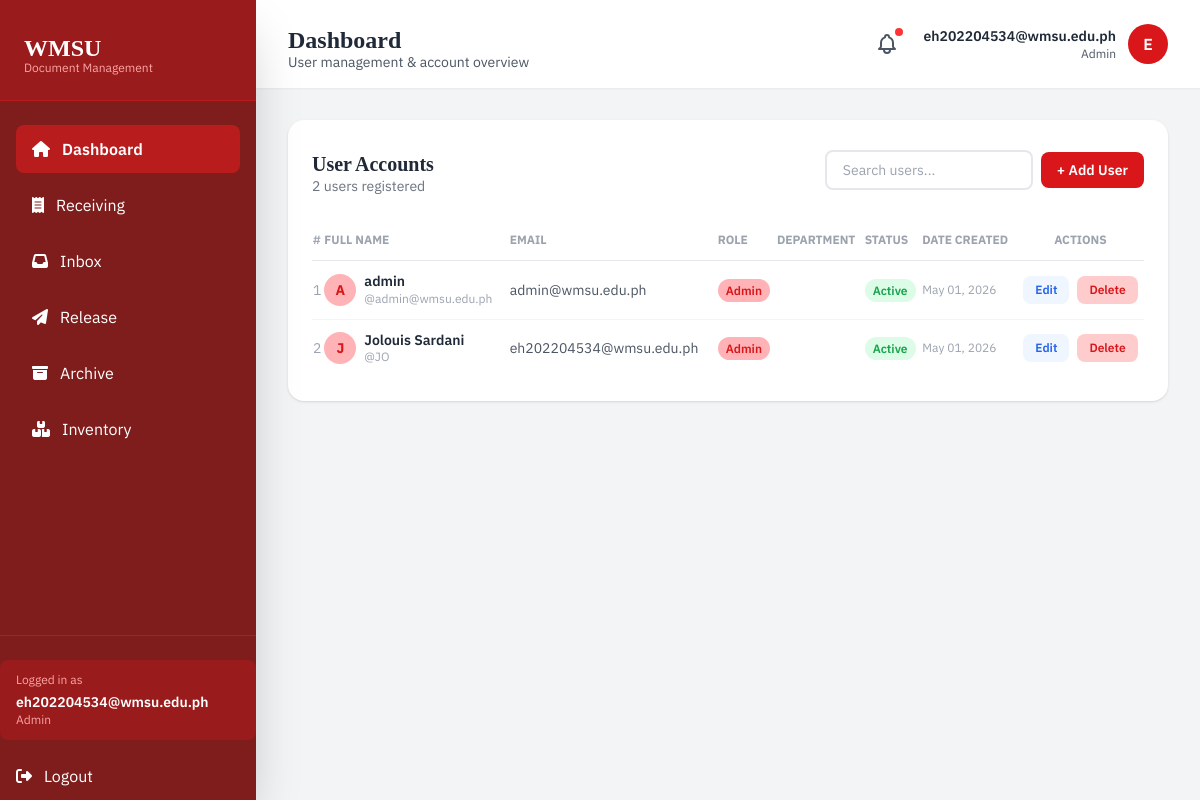
The app's page /dashboard/dashboard.php (signed in) with its own data.
### tables this page shows
CREATE TABLE `users` (
  `id` int(11) NOT NULL,
  `username` varchar(100) NOT NULL,
  `email` varchar(255) NOT NULL,
  `password_hash` varchar(255) NOT NULL,
  `full_name` varchar(255) NOT NULL,
  `role` enum('Admin','Staff','Faculty','Employee') DEFAULT 'Staff',
  `department` varchar(100) DEFAULT NULL,
  `position` varchar(100) DEFAULT NULL,
  `is_active` tinyint(1) DEFAULT 1,
  `created_at` timestamp NOT NULL DEFAULT current_timestamp(),
  `updated_at` timestamp NOT NULL DEFAULT current_timestamp() ON UPDATE current_timestamp(),
  `last_login` datetime DEFAULT NULL
);

### dashboard/dashboard.php (the view, shortened to what this page needs)
<?php
$pdo = getPDO();
function getInitialsFromEmail($email) {
    $namePart = explode('@', $email)[0];
    $parts    = preg_split('/[._-]/', $namePart);
    $initials = '';
    foreach ($parts as $part) {
        if (!empty($part)) $initials .= strtoupper(substr($part, 0, 1));
    }
    return $initials ?: strtoupper(substr($email, 0, 1)) ?: 'U';
}
$user_email        = $_SESSION['user_email'] ?? '';
$user_initials     = getInitialsFromEmail($user_email);
$user_role         = $_SESSION['user_role']  ?? 'user';
$user_role_display = ucfirst($user_role);
$users = $pdo->query("
    SELECT id, username, email, full_name, role, department, position, is_active, created_at
    FROM users ORDER BY created_at DESC
")->fetchAll();
?>
<!DOCTYPE html>
<html lang="en">
<head>
    <script src="https://cdn.tailwindcss.com"></script>
</head>
<body class="bg-gray-100">
    <?php $active_page = 'dashboard'; include __DIR__ . '/../sidebar/sidebar.php'; ?>
    <main class="lg:ml-64 min-h-screen">
        <header class="bg-white shadow-sm sticky top-0 z-20">
            <div class="px-4 sm:px-6 lg:px-8 py-4">
                <div class="flex items-center justify-between">
                    <div class="flex items-center gap-3 min-w-0">
                        <div class="min-w-0">
                            <h2 class="text-xl sm:text-2xl font-bold text-gray-800 font-main truncate">Dashboard</h2>
                            <p class="hidden sm:block text-sm text-gray-600 mt-1 font-secondary">User management &amp; account overview</p>
                        </div>
                    </div>
                    <div class="flex items-center space-x-4">
                        <button class="relative p-2 text-gray-600 hover:text-crimson-700 transition duration-200">
                            <span class="absolute top-1 right-1 w-2 h-2 bg-crimson-600 rounded-full"></span>
                        </button>
                        <div class="flex items-center space-x-3">
                            <div class="hidden sm:block text-right">
                                <p class="text-sm font-semibold text-gray-800 font-secondary"><?= htmlspecialchars($user_email ?: 'Guest User') ?></p>
                                <p class="text-xs text-gray-600 font-secondary"><?= htmlspecialchars($user_role_display) ?></p>
                            </div>
                            <div class="w-10 h-10 bg-crimson-700 rounded-full flex items-center justify-center">
                                <span class="text-white font-semibold font-secondary"><?= htmlspecialchars($user_initials) ?></span>
                            </div>
                        </div>
                    </div>
                </div>
            </div>
        </header>
        <div class="px-4 sm:px-6 lg:px-8 py-8">
            <div class="bg-white rounded-2xl shadow p-6">
                <div class="flex flex-col sm:flex-row sm:items-center justify-between gap-3 mb-6">
                    <div>
                        <h3 class="text-xl font-bold text-gray-800 font-main">User Accounts</h3>
                        <p class="text-sm text-gray-500 font-secondary mt-1"><?= count($users) ?> users registered</p>
                    </div>
                    <div class="flex items-center gap-2 w-full sm:w-auto">
                        <input type="text" id="searchInput" placeholder="Search users..." oninput="filterTable()"
                            class="flex-1 sm:w-52 px-4 py-2 border-2 border-gray-200 rounded-lg text-sm focus:outline-none focus:border-crimson-700 focus:ring-2 focus:ring-crimson-200 transition duration-200 font-secondary">
                        <button onclick="openModal('addModal')"
                            class="flex-shrink-0 bg-crimson-700 hover:bg-crimson-800 text-white px-4 py-2 rounded-lg transition duration-200 text-sm font-semibold font-secondary">
                            + Add User
                        </button>
                    </div>
                </div>
                <div class="overflow-x-auto">
                    <table class="w-full text-sm min-w-[700px]" id="usersTable">
                        <thead class="text-gray-400 uppercase text-xs border-b font-secondary">
                            <tr>
                                <th class="py-3 text-left">#</th>
                                <th class="py-3 text-left">Full Name</th>
                                <th class="py-3 text-left">Email</th>
                                <th class="py-3 text-left">Role</th>
                                <th class="py-3 text-left">Department</th>
                                <th class="py-3 text-left">Status</th>
                                <th class="py-3 text-left">Date Created</th>
                                <th class="py-3 text-center">Actions</th>
                            </tr>
                        </thead>
                        <tbody class="text-gray-600 divide-y divide-gray-100 font-secondary" id="usersTableBody">
                            <?php foreach ($users as $i => $u): ?>
                            <tr class="hover:bg-gray-50 user-row<?= $i >= 5 ? ' table-extra-row hidden' : '' ?>"
                                data-search="<?= strtolower(htmlspecialchars($u['full_name'] . ' ' . $u['email'] . ' ' . ($u['department'] ?? ''))) ?>">
                                <td class="py-3 text-gray-400"><?= $i + 1 ?></td>
                                <td class="py-3">
                                    <div class="flex items-center gap-2">
                                        <div class="w-8 h-8 rounded-full bg-crimson-100 text-crimson-700 flex items-center justify-center font-bold text-sm shrink-0">
                                            <?= strtoupper($u['full_name'][0] ?? '?') ?>
                                        </div>
                                        <div>
                                            <p class="font-semibold text-gray-800 leading-tight"><?= htmlspecialchars($u['full_name']) ?></p>
                                            <p class="text-xs text-gray-400">@<?= htmlspecialchars($u['username']) ?></p>
                                        </div>
                                    </div>
                                </td>
                                <td class="py-3"><?= htmlspecialchars($u['email']) ?></td>
                                <td class="py-3">
                                    <?php
                                    $rc = ['Admin'=>'bg-crimson-100 text-crimson-700','Staff'=>'bg-blue-100 text-blue-600','Faculty'=>'bg-purple-100 text-purple-600','Employee'=>'bg-amber-100 text-amber-700'][$u['role']] ?? 'bg-gray-100 text-gray-600';
                                    ?>
                                    <span class="px-2 py-1 text-xs rounded-full font-semibold <?= $rc ?>"><?= htmlspecialchars($u['role']) ?></span>
                                </td>
                                <td class="py-3 text-gray-500"><?= htmlspecialchars($u['department'] ?? '—') ?></td>
                                <td class="py-3">
                                    <span class="px-2 py-1 text-xs rounded-full font-semibold <?= $u['is_active'] ? 'bg-green-100 text-green-600' : 'bg-gray-200 text-gray-500' ?>">
                                        <?= $u['is_active'] ? 'Active' : 'Inactive' ?>
                                    </span>
                                </td>
                                <td class="py-3 text-gray-400 text-xs"><?= date('M d, Y', strtotime($u['created_at'])) ?></td>
                                <td class="py-3">
                                    <div class="flex items-center justify-center gap-2">
                                        <button onclick="openEditModal(<?= $u['id'] ?>,'<?= htmlspecialchars($u['username'],ENT_QUOTES) ?>','<?= htmlspecialchars($u['email'],ENT_QUOTES) ?>','<?= htmlspecialchars($u['full_name'],ENT_QUOTES) ?>','<?= htmlspecialchars($u['role'],ENT_QUOTES) ?>','<?= htmlspecialchars($u['department']??'',ENT_QUOTES) ?>','<?= htmlspecialchars($u['position']??'',ENT_QUOTES) ?>',<?= $u['is_active'] ? 'true':'false' ?>)"
                                            class="px-3 py-1.5 text-xs font-semibold bg-blue-50 text-blue-600 hover:bg-blue-100 rounded-lg transition font-secondary">Edit</button>
                                        <button onclick="openDeleteModal(<?= $u['id'] ?>,'<?= htmlspecialchars($u['full_name'],ENT_QUOTES) ?>')"
                                            class="px-3 py-1.5 text-xs font-semibold bg-crimson-50 text-crimson-700 hover:bg-crimson-100 rounded-lg transition font-secondary">Delete</button>
                                    </div>
                                </td>
                            </tr>
                            <?php endforeach; ?>
                        </tbody>
                    </table>
                </div>
            </div>
        </div>
    </main>
</body>
</html>

### sidebar/sidebar.php (shortened to what this page needs)
<?php
$base = '/WMSU-Receive-System/';
$current_page = basename($_SERVER['PHP_SELF']);
$current_dir  = basename(dirname($_SERVER['PHP_SELF']));
if (!isset($inbox_unread) && !empty($_SESSION['user_email'])) {
    if (function_exists('getPDO')) {
        try {
            $pdo_sidebar = getPDO();
            $s = $pdo_sidebar->prepare(
                "SELECT COUNT(*) FROM document_recipients
                 WHERE recipient_email = ? AND status IN ('Pending', 'Sent')"
            );
            $s->execute([$_SESSION['user_email']]);
            $inbox_unread = (int) $s->fetchColumn();
        } catch (Exception $e) {
            $inbox_unread = 0;
        }
    } else {
        $inbox_unread = 0;
    }
}
function navLink($href, $icon, $label, $matchPage, $matchDir = '') {
    global $current_page, $current_dir;
    $isActive = ($current_page === $matchPage) || ($matchDir && $current_dir === $matchDir);
    $classes = $isActive
        ? 'bg-red-700 font-semibold'
        : 'hover:bg-red-800';
    return "
        <a href=\"{$href}\" class=\"flex items-center px-4 py-3 rounded-lg transition-colors {$classes}\">
            <span class=\"mr-3\"><i class=\"fa-solid {$icon}\"></i></span> {$label}
        </a>
    ";
}
function inboxNavLink($href, $matchPage) {
    global $current_page, $inbox_unread;
    $isActive = ($current_page === $matchPage);
    $classes  = $isActive ? 'bg-red-700 font-semibold' : 'hover:bg-red-800';
    $badge = (!empty($inbox_unread) && $inbox_unread > 0)
        ? '<span class="ml-auto bg-white text-red-900 text-xs font-bold rounded-full min-w-[20px] h-5 flex items-center justify-center px-1.5 leading-none">'
          . ($inbox_unread > 99 ? '99+' : $inbox_unread)
          . '</span>'
        : '';
    return "
        <a href=\"{$href}\" class=\"flex items-center px-4 py-3 rounded-lg transition-colors {$classes}\">
            <span class=\"mr-3\"><i class=\"fa-solid fa-inbox\"></i></span>
            Inbox
            {$badge}
        </a>
    ";
}
?>
<aside id="sidebar" class="fixed top-0 left-0 h-full w-64 bg-red-900 text-white flex flex-col justify-between shadow-2xl z-40 -translate-x-full lg:translate-x-0 transition-transform duration-300">
    <div class="bg-red-800 px-6 py-6 border-b border-red-700">
        <h1 class="text-2xl font-bold">WMSU</h1>
        <p class="text-xs text-red-300 mt-1">Document Management</p>
    </div>
    <nav class="px-4 py-6 flex-1">
        <ul class="space-y-2">
            <li>
                <?= navLink($base . 'dashboard/dashboard.php', 'fa-house', 'Dashboard', 'dashboard.php', 'dashboard') ?>
            </li>
            <li>
                <?= navLink($base . 'pages/receiving.php', 'fa-receipt', 'Receiving', 'receiving.php') ?>
            </li>
            <li>
                <?= inboxNavLink($base . 'pages/inbox.php', 'inbox.php') ?>
            </li>
            <li>
                <?= navLink($base . 'pages/release.php', 'fa-paper-plane', 'Release', 'release.php') ?>
            </li>
            <li>
                <?= navLink($base . 'archive.php', 'fa-archive', 'Archive', 'archive.php') ?>
            </li>
            <li>
                <?= navLink('#', 'fa-boxes-stacked', 'Inventory', '') ?>
            </li>
        </ul>
    </nav>
        <hr class="my-6 border-red-700">
        <div class="px-4 py-3 mb-3 bg-red-800 rounded-lg">
            <p class="text-xs text-red-300 mb-1">Logged in as</p>
            <p class="text-sm font-semibold truncate">
                <?= htmlspecialchars($_SESSION['user_email'] ?? 'Unknown') ?>
            </p>
            <p class="text-xs text-red-300 capitalize">
                <?= htmlspecialchars($_SESSION['user_role'] ?? 'viewer') ?>
            </p>
        </div>
        <a href="<?= $base ?>logout.php" class="flex items-center px-4 py-3 rounded-lg hover:bg-red-800 transition-colors">
            <span class="mr-3"><i class="fa-solid fa-right-from-bracket"></i></span> Logout
        </a>
</aside>
<link rel="stylesheet" href="https://cdnjs.cloudflare.com/ajax/libs/font-awesome/6.5.0/css/all.min.css">

### dashboard/dashboard.php (style rules this page uses)
body { font-family:'IBM Plex Sans',sans-serif; }
h1,h2,h3,h4,h5,h6 { font-family:'Noto Nastaliq Urdu',serif; }

### records on screen
users: full_name "A", full_name "admin", username "admin@wmsu.edu.ph", email "admin@wmsu.edu.ph", role "Admin", is_active "Active", created_at "May 01, 2026"
users: full_name "J", full_name "Jolouis Sardani", username "JO", email "eh202204534@wmsu.edu.ph", role "Admin", is_active "Active", created_at "May 01, 2026"

### other values on screen
$label "Dashboard Receiving Release Archive Inventory"
$_SESSION['user_email'] "eh202204534@wmsu.edu.ph"
$_SESSION['user_role'] "Admin"
$user_email ?: 'Guest User' "eh202204534@wmsu.edu.ph"
$user_role_display "Admin"
$user_initials "E"
count($users) "2"
